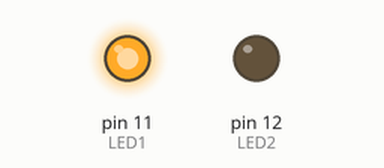
Simulated run of this sketch. Board: Arduino Uno, built with avr-gcc and run on an emulated ATmega328P. Parts: output pins drawn as LEDs (lit = HIGH).

Above: at 0.5 s.
At 2.5 s:
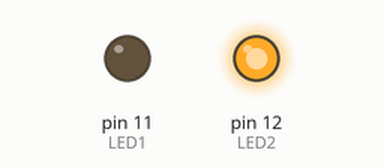
At 3.5 s:
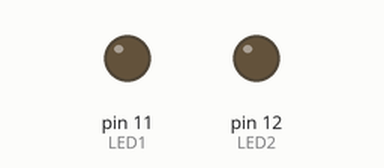
Timing chart, 0 to 5.2 s (numbered marks = the images above):
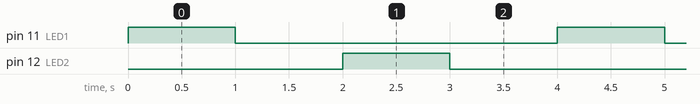

The sketch:

golden_bell_C12-1.ino
```cpp
int LED1=11; // LED 출력 지정
int LED2=12;


void setup() {
pinMode(9, INPUT);
pinMode(11, OUTPUT);
pinMode(10, INPUT); // LED 입력핀 지정
pinMode(12, OUTPUT); // LED 출력핀 지정

}


void loop() { // 아래는 풀 다운 세팅.

  digitalWrite(LED1,HIGH); // 얘낸 스위치에 대한 키고 끔임이므로 독립적임. 폴다운 폴업과 관계 X
  delay(1000);
  digitalWrite(LED1,LOW);
  delay(1000);
  digitalWrite(LED2,HIGH);
  delay(1000);
  digitalWrite(LED2,LOW);
  delay(1000);

 }
```

Measured:
- by itself, pin 11 (LED1), pin 12 (LED2): alternates HIGH for 1.0 s and LOW for 3.0 s
- by itself, everything shown: repeats every 4.0 s, in 4 steps
